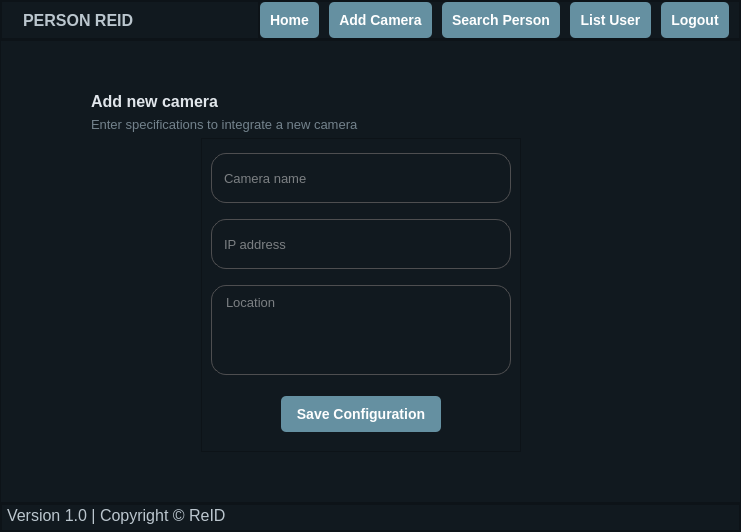
<?xml version="1.0" encoding="UTF-8"?>
<ui version="4.0">
 <class>MainWindow</class>
 <widget class="QMainWindow" name="MainWindow">
  <property name="geometry">
   <rect>
    <x>0</x>
    <y>0</y>
    <width>741</width>
    <height>532</height>
   </rect>
  </property>
  <property name="windowTitle">
   <string>MainWindow</string>
  </property>
  <property name="styleSheet">
   <string notr="true">background-color:rgb(17, 25, 31)</string>
  </property>
  <widget class="QWidget" name="centralwidget">
   <layout class="QVBoxLayout" name="verticalLayout">
    <property name="spacing">
     <number>0</number>
    </property>
    <property name="leftMargin">
     <number>0</number>
    </property>
    <property name="topMargin">
     <number>0</number>
    </property>
    <property name="rightMargin">
     <number>0</number>
    </property>
    <property name="bottomMargin">
     <number>0</number>
    </property>
    <item>
     <widget class="QFrame" name="Header">
      <property name="styleSheet">
       <string notr="true">color: rgb(245, 245, 245);</string>
      </property>
      <property name="frameShape">
       <enum>QFrame::StyledPanel</enum>
      </property>
      <property name="frameShadow">
       <enum>QFrame::Raised</enum>
      </property>
      <layout class="QHBoxLayout" name="horizontalLayout_11">
       <property name="spacing">
        <number>0</number>
       </property>
       <property name="leftMargin">
        <number>0</number>
       </property>
       <property name="topMargin">
        <number>0</number>
       </property>
       <property name="rightMargin">
        <number>0</number>
       </property>
       <property name="bottomMargin">
        <number>0</number>
       </property>
       <item>
        <widget class="QFrame" name="left_header">
         <property name="styleSheet">
          <string notr="true">color: rgb(187, 198, 206);</string>
         </property>
         <property name="frameShape">
          <enum>QFrame::StyledPanel</enum>
         </property>
         <property name="frameShadow">
          <enum>QFrame::Raised</enum>
         </property>
         <layout class="QHBoxLayout" name="horizontalLayout_7">
          <property name="spacing">
           <number>0</number>
          </property>
          <property name="leftMargin">
           <number>5</number>
          </property>
          <property name="topMargin">
           <number>0</number>
          </property>
          <property name="rightMargin">
           <number>0</number>
          </property>
          <property name="bottomMargin">
           <number>0</number>
          </property>
          <item>
           <layout class="QHBoxLayout" name="horizontalLayout_6">
            <item>
             <widget class="QLabel" name="label_2">
              <property name="sizePolicy">
               <sizepolicy hsizetype="Preferred" vsizetype="Preferred">
                <horstretch>0</horstretch>
                <verstretch>0</verstretch>
               </sizepolicy>
              </property>
              <property name="maximumSize">
               <size>
                <width>50</width>
                <height>50</height>
               </size>
              </property>
              <property name="midLineWidth">
               <number>0</number>
              </property>
              <property name="text">
               <string/>
              </property>
              <property name="pixmap">
               <pixmap resource="images/source.qrc">:/source/cam logo 1.png</pixmap>
              </property>
              <property name="scaledContents">
               <bool>true</bool>
              </property>
             </widget>
            </item>
            <item>
             <widget class="QLabel" name="label_3">
              <property name="font">
               <font>
                <pointsize>12</pointsize>
                <weight>75</weight>
                <bold>true</bold>
               </font>
              </property>
              <property name="styleSheet">
               <string notr="true">margin: 5px;</string>
              </property>
              <property name="text">
               <string>PERSON REID</string>
              </property>
             </widget>
            </item>
            <item>
             <spacer name="horizontalSpacer_4">
              <property name="orientation">
               <enum>Qt::Horizontal</enum>
              </property>
              <property name="sizeHint" stdset="0">
               <size>
                <width>40</width>
                <height>20</height>
               </size>
              </property>
             </spacer>
            </item>
           </layout>
          </item>
         </layout>
        </widget>
       </item>
       <item>
        <widget class="QFrame" name="right_header">
         <property name="font">
          <font>
           <pointsize>12</pointsize>
          </font>
         </property>
         <property name="styleSheet">
          <string notr="true">QPushButton {
  margin-right: 10px; /* Adjust the value as needed */
  padding: 5px 10px; /* Adjust the value as needed */
}
</string>
         </property>
         <property name="frameShape">
          <enum>QFrame::StyledPanel</enum>
         </property>
         <property name="frameShadow">
          <enum>QFrame::Raised</enum>
         </property>
         <layout class="QHBoxLayout" name="horizontalLayout_2">
          <property name="spacing">
           <number>0</number>
          </property>
          <property name="leftMargin">
           <number>0</number>
          </property>
          <property name="topMargin">
           <number>0</number>
          </property>
          <property name="rightMargin">
           <number>0</number>
          </property>
          <property name="bottomMargin">
           <number>0</number>
          </property>
          <item>
           <layout class="QHBoxLayout" name="horizontalLayout">
            <property name="spacing">
             <number>0</number>
            </property>
            <item>
             <widget class="QPushButton" name="home">
              <property name="styleSheet">
               <string notr="true">QPushButton {
    background-color: rgb(101, 144, 161);
    color: white;
    border-radius: 5px;
    padding: 10px;
    font-weight: bold;
    font-size: 14px;
}
QPushButton:hover {
    background-color:rgb(90, 128, 143);
}
QPushButton:pressed {
    background-color: rgb(90, 128, 143);
}</string>
              </property>
              <property name="text">
               <string>Home</string>
              </property>
             </widget>
            </item>
            <item>
             <widget class="QPushButton" name="camera">
              <property name="styleSheet">
               <string notr="true">QPushButton {
    background-color: rgb(101, 144, 161);
    color: white;
    border-radius: 5px;
    padding: 10px;
    font-weight: bold;
    font-size: 14px;
}
QPushButton:hover {
    background-color:rgb(90, 128, 143);
}
QPushButton:pressed {
    background-color: rgb(90, 128, 143);
}</string>
              </property>
              <property name="text">
               <string>Add Camera</string>
              </property>
             </widget>
            </item>
            <item>
             <widget class="QPushButton" name="person">
              <property name="styleSheet">
               <string notr="true">QPushButton {
    background-color: rgb(101, 144, 161);
    color: white;
    border-radius: 5px;
    padding:10px;
    font-weight: bold;
    font-size: 14px;
}
QPushButton:hover {
    background-color:rgb(90, 128, 143);
}
QPushButton:pressed {
    background-color: rgb(90, 128, 143);
}</string>
              </property>
              <property name="text">
               <string>Search Person</string>
              </property>
             </widget>
            </item>
            <item>
             <widget class="QPushButton" name="List">
              <property name="styleSheet">
               <string notr="true">QPushButton {
    background-color: rgb(101, 144, 161);
    color: white;
    border-radius: 5px;
    padding:10px;
    font-weight: bold;
    font-size: 14px;
}
QPushButton:hover {
    background-color:rgb(90, 128, 143);
}
QPushButton:pressed {
    background-color: rgb(90, 128, 143);
}</string>
              </property>
              <property name="text">
               <string>List User</string>
              </property>
             </widget>
            </item>
            <item>
             <widget class="QPushButton" name="log">
              <property name="styleSheet">
               <string notr="true">QPushButton {
    background-color: rgb(101, 144, 161);
    color: white;
    border-radius: 5px;
    padding:10px;
    font-weight: bold;
    font-size: 14px;
}
QPushButton:hover {
    background-color:rgb(90, 128, 143);
}
QPushButton:pressed {
    background-color: rgb(90, 128, 143);
}</string>
              </property>
              <property name="text">
               <string>Logout</string>
              </property>
             </widget>
            </item>
           </layout>
          </item>
         </layout>
        </widget>
       </item>
      </layout>
     </widget>
    </item>
    <item>
     <widget class="QFrame" name="Main">
      <property name="styleSheet">
       <string notr="true"/>
      </property>
      <property name="frameShape">
       <enum>QFrame::StyledPanel</enum>
      </property>
      <property name="frameShadow">
       <enum>QFrame::Raised</enum>
      </property>
      <layout class="QHBoxLayout" name="horizontalLayout_10">
       <item>
        <layout class="QVBoxLayout" name="verticalLayout_6">
         <item>
          <spacer name="verticalSpacer">
           <property name="orientation">
            <enum>Qt::Vertical</enum>
           </property>
           <property name="sizeHint" stdset="0">
            <size>
             <width>20</width>
             <height>40</height>
            </size>
           </property>
          </spacer>
         </item>
         <item>
          <layout class="QVBoxLayout" name="verticalLayout_5">
           <item>
            <layout class="QHBoxLayout" name="horizontalLayout_12">
             <item>
              <layout class="QHBoxLayout" name="horizontalLayout_8">
               <item>
                <spacer name="horizontalSpacer_3">
                 <property name="orientation">
                  <enum>Qt::Horizontal</enum>
                 </property>
                 <property name="sizeHint" stdset="0">
                  <size>
                   <width>40</width>
                   <height>20</height>
                  </size>
                 </property>
                </spacer>
               </item>
               <item>
                <layout class="QVBoxLayout" name="verticalLayout_2">
                 <item>
                  <widget class="QLabel" name="label_10">
                   <property name="minimumSize">
                    <size>
                     <width>150</width>
                     <height>20</height>
                    </size>
                   </property>
                   <property name="maximumSize">
                    <size>
                     <width>150</width>
                     <height>20</height>
                    </size>
                   </property>
                   <property name="font">
                    <font>
                     <pointsize>12</pointsize>
                     <weight>75</weight>
                     <bold>true</bold>
                    </font>
                   </property>
                   <property name="styleSheet">
                    <string notr="true">
color: rgb(225, 230, 235);</string>
                   </property>
                   <property name="text">
                    <string>Add new camera</string>
                   </property>
                   <property name="scaledContents">
                    <bool>false</bool>
                   </property>
                  </widget>
                 </item>
                 <item>
                  <widget class="QLabel" name="label_11">
                   <property name="minimumSize">
                    <size>
                     <width>270</width>
                     <height>15</height>
                    </size>
                   </property>
                   <property name="maximumSize">
                    <size>
                     <width>270</width>
                     <height>15</height>
                    </size>
                   </property>
                   <property name="font">
                    <font>
                     <pointsize>10</pointsize>
                    </font>
                   </property>
                   <property name="styleSheet">
                    <string notr="true">color:rgb(115, 130, 140);</string>
                   </property>
                   <property name="text">
                    <string>Enter specifications to integrate a new camera</string>
                   </property>
                  </widget>
                 </item>
                </layout>
               </item>
              </layout>
             </item>
             <item>
              <spacer name="horizontalSpacer_5">
               <property name="orientation">
                <enum>Qt::Horizontal</enum>
               </property>
               <property name="sizeHint" stdset="0">
                <size>
                 <width>40</width>
                 <height>20</height>
                </size>
               </property>
              </spacer>
             </item>
            </layout>
           </item>
           <item>
            <layout class="QHBoxLayout" name="horizontalLayout_9">
             <item>
              <spacer name="horizontalSpacer_2">
               <property name="orientation">
                <enum>Qt::Horizontal</enum>
               </property>
               <property name="sizeHint" stdset="0">
                <size>
                 <width>98</width>
                 <height>20</height>
                </size>
               </property>
              </spacer>
             </item>
             <item>
              <widget class="QFrame" name="frame">
               <property name="font">
                <font>
                 <pointsize>10</pointsize>
                </font>
               </property>
               <property name="styleSheet">
                <string notr="true">QLineEdit {
                background-color: transparent;
                border: 1px solid #4e4e50;
                border-radius: 15px;
                color: #e6e6e6;
               padding: 5px 10px;
                margin: 5px 0
            }
            QLineEdit:focus {
                border-color: #3282b8;
            }
QTextEdit {
                background-color: transparent;
                border: 1px solid #4e4e50;
                border-radius: 15px;
                color: #e6e6e6;
                padding: 5px 10px;
                margin: 5px 0
            }
            QTextEdit:focus {
                border-color: #3282b8;
            }</string>
               </property>
               <property name="frameShape">
                <enum>QFrame::StyledPanel</enum>
               </property>
               <property name="frameShadow">
                <enum>QFrame::Raised</enum>
               </property>
               <layout class="QVBoxLayout" name="verticalLayout_4">
                <item>
                 <layout class="QVBoxLayout" name="verticalLayout_3">
                  <item>
                   <widget class="QLineEdit" name="CameraName">
                    <property name="minimumSize">
                     <size>
                      <width>300</width>
                      <height>60</height>
                     </size>
                    </property>
                    <property name="maximumSize">
                     <size>
                      <width>300</width>
                      <height>60</height>
                     </size>
                    </property>
                    <property name="font">
                     <font>
                      <pointsize>10</pointsize>
                     </font>
                    </property>
                    <property name="placeholderText">
                     <string>Camera name</string>
                    </property>
                   </widget>
                  </item>
                  <item>
                   <widget class="QLineEdit" name="IPAddress">
                    <property name="minimumSize">
                     <size>
                      <width>300</width>
                      <height>60</height>
                     </size>
                    </property>
                    <property name="maximumSize">
                     <size>
                      <width>300</width>
                      <height>60</height>
                     </size>
                    </property>
                    <property name="font">
                     <font>
                      <pointsize>10</pointsize>
                     </font>
                    </property>
                    <property name="styleSheet">
                     <string notr="true"/>
                    </property>
                    <property name="text">
                     <string/>
                    </property>
                    <property name="placeholderText">
                     <string>IP address</string>
                    </property>
                   </widget>
                  </item>
                  <item>
                   <widget class="QTextEdit" name="Location">
                    <property name="minimumSize">
                     <size>
                      <width>300</width>
                      <height>100</height>
                     </size>
                    </property>
                    <property name="maximumSize">
                     <size>
                      <width>300</width>
                      <height>100</height>
                     </size>
                    </property>
                    <property name="font">
                     <font>
                      <pointsize>10</pointsize>
                     </font>
                    </property>
                    <property name="placeholderText">
                     <string>Location</string>
                    </property>
                   </widget>
                  </item>
                  <item>
                   <layout class="QHBoxLayout" name="horizontalLayout_13">
                    <item>
                     <spacer name="horizontalSpacer_6">
                      <property name="orientation">
                       <enum>Qt::Horizontal</enum>
                      </property>
                      <property name="sizeHint" stdset="0">
                       <size>
                        <width>40</width>
                        <height>20</height>
                       </size>
                      </property>
                     </spacer>
                    </item>
                    <item>
                     <widget class="QPushButton" name="Save">
                      <property name="minimumSize">
                       <size>
                        <width>180</width>
                        <height>50</height>
                       </size>
                      </property>
                      <property name="maximumSize">
                       <size>
                        <width>170</width>
                        <height>70</height>
                       </size>
                      </property>
                      <property name="styleSheet">
                       <string notr="true">QPushButton {
    background-color: rgb(101, 144, 161);
    color: white;
    border-radius: 5px;
    padding: 10px;
    font-weight: bold;
    font-size: 14px;
margin: 10px;
}
QPushButton:hover {
    background-color:rgb(90, 128, 143);
}
QPushButton:pressed {
    background-color: rgb(90, 128, 143);
}</string>
                      </property>
                      <property name="text">
                       <string>Save Configuration</string>
                      </property>
                     </widget>
                    </item>
                    <item>
                     <spacer name="horizontalSpacer_8">
                      <property name="orientation">
                       <enum>Qt::Horizontal</enum>
                      </property>
                      <property name="sizeHint" stdset="0">
                       <size>
                        <width>40</width>
                        <height>20</height>
                       </size>
                      </property>
                     </spacer>
                    </item>
                   </layout>
                  </item>
                 </layout>
                </item>
               </layout>
              </widget>
             </item>
             <item>
              <spacer name="horizontalSpacer_7">
               <property name="orientation">
                <enum>Qt::Horizontal</enum>
               </property>
               <property name="sizeHint" stdset="0">
                <size>
                 <width>118</width>
                 <height>20</height>
                </size>
               </property>
              </spacer>
             </item>
            </layout>
           </item>
          </layout>
         </item>
         <item>
          <spacer name="verticalSpacer_3">
           <property name="orientation">
            <enum>Qt::Vertical</enum>
           </property>
           <property name="sizeHint" stdset="0">
            <size>
             <width>17</width>
             <height>28</height>
            </size>
           </property>
          </spacer>
         </item>
        </layout>
       </item>
       <item>
        <spacer name="verticalSpacer_2">
         <property name="orientation">
          <enum>Qt::Vertical</enum>
         </property>
         <property name="sizeHint" stdset="0">
          <size>
           <width>20</width>
           <height>417</height>
          </size>
         </property>
        </spacer>
       </item>
      </layout>
     </widget>
    </item>
    <item>
     <widget class="QFrame" name="footer">
      <property name="styleSheet">
       <string notr="true">color: rgb(187, 198, 206);</string>
      </property>
      <property name="frameShape">
       <enum>QFrame::StyledPanel</enum>
      </property>
      <property name="frameShadow">
       <enum>QFrame::Raised</enum>
      </property>
      <layout class="QHBoxLayout" name="horizontalLayout_3">
       <property name="spacing">
        <number>0</number>
       </property>
       <property name="leftMargin">
        <number>0</number>
       </property>
       <property name="topMargin">
        <number>0</number>
       </property>
       <property name="rightMargin">
        <number>0</number>
       </property>
       <property name="bottomMargin">
        <number>0</number>
       </property>
       <item alignment="Qt::AlignBottom">
        <widget class="QFrame" name="left_footer_2">
         <property name="frameShape">
          <enum>QFrame::StyledPanel</enum>
         </property>
         <property name="frameShadow">
          <enum>QFrame::Raised</enum>
         </property>
         <layout class="QHBoxLayout" name="horizontalLayout_5">
          <property name="spacing">
           <number>0</number>
          </property>
          <property name="leftMargin">
           <number>5</number>
          </property>
          <property name="topMargin">
           <number>0</number>
          </property>
          <property name="rightMargin">
           <number>0</number>
          </property>
          <property name="bottomMargin">
           <number>5</number>
          </property>
          <item>
           <layout class="QHBoxLayout" name="horizontalLayout_4">
            <property name="spacing">
             <number>0</number>
            </property>
            <item>
             <widget class="QLabel" name="label">
              <property name="font">
               <font>
                <pointsize>12</pointsize>
               </font>
              </property>
              <property name="text">
               <string>Version 1.0 | Copyright © ReID</string>
              </property>
             </widget>
            </item>
            <item>
             <spacer name="horizontalSpacer">
              <property name="orientation">
               <enum>Qt::Horizontal</enum>
              </property>
              <property name="sizeHint" stdset="0">
               <size>
                <width>40</width>
                <height>20</height>
               </size>
              </property>
             </spacer>
            </item>
           </layout>
          </item>
         </layout>
        </widget>
       </item>
      </layout>
     </widget>
    </item>
   </layout>
  </widget>
 </widget>
 <resources>
  <include location="images/source.qrc"/>
  <include location="../../Downloads/resource.qrc"/>
 </resources>
 <connections/>
</ui>
